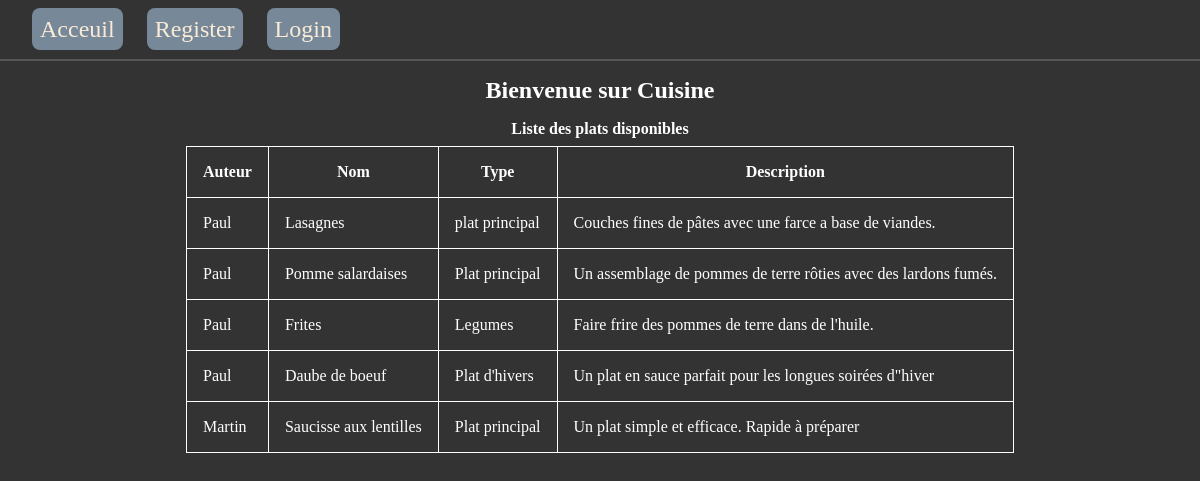
Before: / with the older database file.
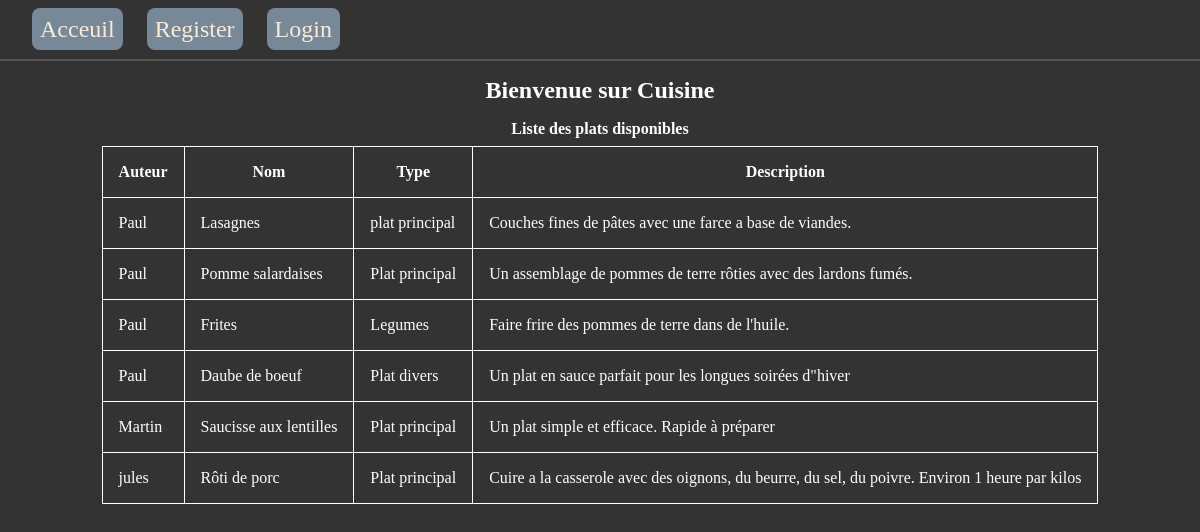
After: the same page with the newer database file.
### tables this page shows
CREATE TABLE `plats` (
    `id_plat` INT NOT NULL AUTO_INCREMENT,
    `nom` VARCHAR(150) NOT NULL,
    `type` VARCHAR(100) NOT NULL,
    `description` TEXT,
    `id_cuisinier` INT DEFAULT NULL,
    `id_categorie` INT DEFAULT NULL,
    PRIMARY KEY (`id_plat`),
    CONSTRAINT `plats_ibfk_cuisinier` FOREIGN KEY (`id_cuisinier`) REFERENCES `cuisiniers` (`id_cuisinier`) ON DELETE SET NULL,
    CONSTRAINT `plats_ibfk_categierie` FOREIGN KEY (`id_categorie`) REFERENCES `categories` (`id_categorie`) ON DELETE SET NULL
);

CREATE TABLE `cuisiniers` (
    `id_cuisinier` INT NOT NULL AUTO_INCREMENT,
    `nom` VARCHAR(100) NOT NULL,
    `specialite` VARCHAR(100) DEFAULT NULL,
    `email` VARCHAR(150) UNIQUE NOT NULL,
    `password` VARCHAR(255) NOT NULL,
    `avatar` VARCHAR(255) DEFAULT NULL,
    PRIMARY KEY (`id_cuisinier`)
);

### index.php (called while the page is built, shortened)
<?php
require("./include/pdo.php");
require("./include/auths.php");
require("./include/plats.php");
$allowedPages = [
    "home" => "./views/home.php",
    "register" => "./views/register.php",
    "login" => "./views/login.php",
    "logout" => "./views/logout.php",
    "profil" => "./views/profil.php",
    "plats" => "./views/plats.php",
    "addplats" => "./views/addplats.php",
    "editplats" => "./views/editplats.php",
    "delplats" => "./views/delplats.php"
];
$pageUrl = $allowedPages['home'];
require($pageUrl);

### include/auths.php (called while the page is built, shortened)
<?php
function isLoggedIn()
{
    return false;
}
function getCuisinierById($pdo, $idCuisinier)
{
    $sql = "SELECT * FROM cuisiniers WHERE id_cuisinier = :id_cuisinier";
    $stmt = $pdo->prepare($sql);
    $state = $stmt->execute([":id_cuisinier" => $idCuisinier]);
    $cuisinier = $stmt->fetch();
    return $cuisinier;
}

### include/plats.php (called while the page is built, shortened)
<?php
function getAllPlats($pdo) {
    $sql = "SELECT * FROM plats";
    $stmt = $pdo->prepare($sql);
    $state = $stmt->execute();
    if ($state) {
        $plats = $stmt->fetchAll();
        return $plats;
    }
    return [];
}

### views/home.php (the view)
<?php
$plats = getAllPlats($pdo);
?>
<?php
require("./views/partials/head.php");
?>
<h1 class="title">Bienvenue sur Cuisine</h1>
<h2 class="subtitle">Liste des plats disponibles</h1>
<table>
    <thead>
        <tr>
            <th>Auteur</th>
            <th>Nom</th>
            <th>Type</th>
            <th>Description</th>
        </tr>
    </thead>
    <tbody>
        <?php foreach ($plats as $plat) { ?>
            <tr>
                <td><?= getCuisinierById($pdo, $plat["id_cuisinier"])['nom'] ?></td>
                <td><?= $plat["nom"] ?></td>
                <td><?= $plat["type"] ?></td>
                <td><?= $plat["description"] ?></td>
            </tr>
        <? } ?>
    </tbody>
</table>

### views/partials/head.php (shortened to what this page needs)
<!DOCTYPE html>
<html lang="en">
<head>
    <link rel="stylesheet" href="./assets/css/style.css">
</head>
<body>
<?php require("./views/partials/navbar.php"); ?>
<main>

### views/partials/navbar.php
<header>
    <div class="navbar">
        <?php if (isLoggedIn()) { ?>
            <div><?= $_SESSION["name"] ?></div>
            <div><a href="?page=logout">Logout</a></div>
            <div><a href="?page=plats">Mes plats</a></div>
            <div><a href="?page=profil">Mon profil</a></div>
        <?php } else { ?>
            <div><a href="?page=home">Acceuil</a></div>
            <div><a href="?page=register">Register</a></div>
            <div><a href="?page=login">Login</a></div>
        <?php } ?>
    </div>
</header>

### assets/css/style.css (style rules this page uses)
* { margin: 0; padding: 0; box-sizing: border-box; }
.title { font-size: 1.5rem; text-align: center; margin: 1rem 0; }
.subtitle { text-align: center; font-size: 1rem; margin: 0.5rem 0; }
header { border-bottom: 2px solid #555; padding: 0.5rem 1rem; }
a { color: antiquewhite; margin-right: 0.5rem; }
table, th, td { border: 1px solid; }
td, th { padding: 1rem; }

Changed rows visible on the page:
changed plats "Daube de boeuf": type "Plat d'hivers" → "Plat divers"
added plats: id_cuisinier.nom "jules", nom "Rôti de porc", type "Plat principal", description "Cuire a la casserole avec des oignons, du beurre, du sel, du poivre. Environ 1 heure par kilos"
